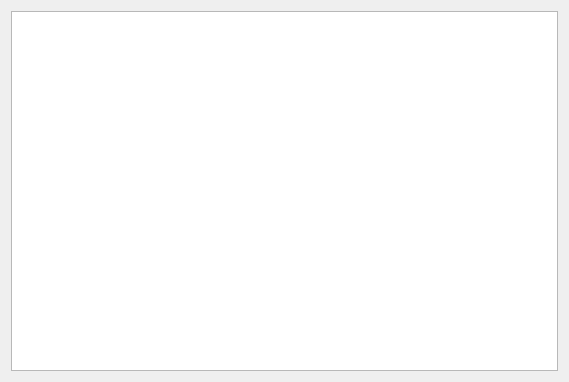
<?xml version="1.0" encoding="UTF-8"?>
<ui version="4.0">
 <class>Dialog</class>
 <widget class="QDialog" name="Dialog">
  <property name="geometry">
   <rect>
    <x>0</x>
    <y>0</y>
    <width>569</width>
    <height>382</height>
   </rect>
  </property>
  <property name="windowTitle">
   <string>Dialog</string>
  </property>
  <layout class="QVBoxLayout" name="verticalLayout">
   <item>
    <widget class="QTreeView" name="treeView"/>
   </item>
  </layout>
 </widget>
 <resources/>
 <connections/>
</ui>
